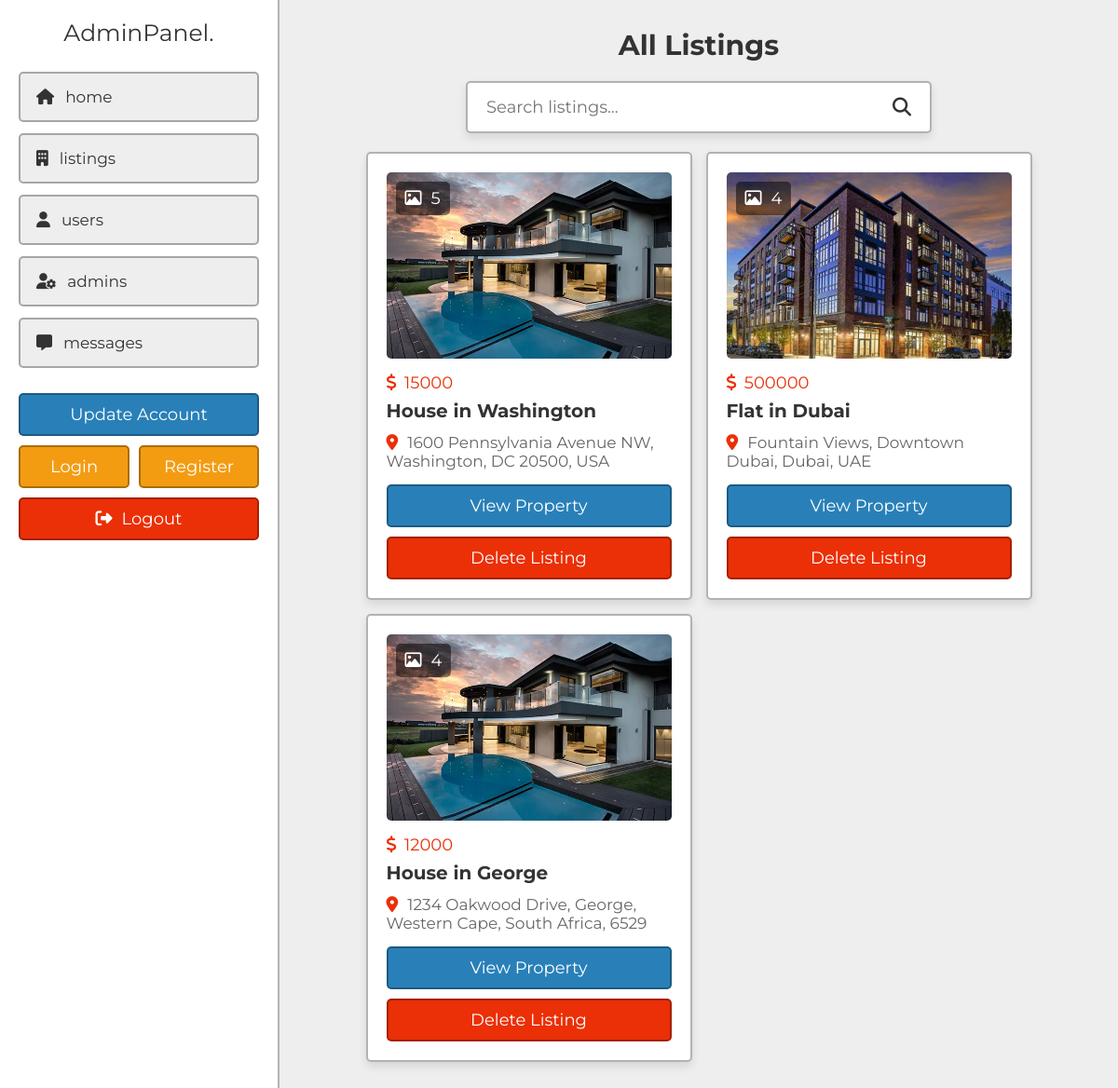
/project/admin/listings.php (signed in), run on the app's committed database.
### tables this page shows
CREATE TABLE `property` (
  `id` varchar(20) NOT NULL,
  `user_id` varchar(20) NOT NULL,
  `property_name` varchar(50) NOT NULL,
  `address` varchar(100) NOT NULL,
  `price` varchar(10) NOT NULL,
  `type` varchar(10) NOT NULL,
  `offer` varchar(10) NOT NULL,
  `status` varchar(50) NOT NULL,
  `furnished` varchar(50) NOT NULL,
  `bhk` varchar(10) NOT NULL,
  `deposit` varchar(10) NOT NULL,
  `bedroom` varchar(10) NOT NULL,
  `bathroom` varchar(10) NOT NULL,
  `balcony` varchar(10) NOT NULL,
  `carpet` varchar(10) NOT NULL,
  `age` varchar(2) NOT NULL,
  `total_floors` varchar(2) NOT NULL,
  `room_floor` varchar(2) NOT NULL,
  `loan` varchar(50) NOT NULL,
  `lift` varchar(3) NOT NULL,
  `security_guard` varchar(3) NOT NULL,
  `play_ground` varchar(3) NOT NULL,
  `garden` varchar(3) NOT NULL,
  `water_supply` varchar(3) NOT NULL,
  `power_backup` varchar(3) NOT NULL,
  `parking_area` varchar(3) NOT NULL,
  `gym` varchar(3) NOT NULL,
  `shopping_mall` varchar(3) NOT NULL,
  `hospital` varchar(3) NOT NULL,
  `school` varchar(3) NOT NULL,
  `market_area` varchar(3) NOT NULL,
  `image_01` varchar(50) NOT NULL,
  `image_02` varchar(50) NOT NULL,
  `image_03` varchar(50) NOT NULL,
  `image_04` varchar(50) NOT NULL,
  `image_05` varchar(50) NOT NULL,
  `description` varchar(1000) NOT NULL,
  `date` datetime NOT NULL DEFAULT CURRENT_TIMESTAMP,
  `latitude` varchar(20) NOT NULL,
  `longitude` varchar(20) NOT NULL
);

### project/admin/listings.php (the view, shortened to what this page needs)
<?php
include '../components/connect.php';
?>
<!DOCTYPE html>
<html lang="en">
<head>
   <link rel="stylesheet" href="https://cdnjs.cloudflare.com/ajax/libs/font-awesome/6.2.0/css/all.min.css">
   <link rel="stylesheet" href="../css/admin_style.css">
</head>
<body>
<?php include '../components/admin_header.php'; ?>
<section class="listings">
   <h1 class="heading">All Listings</h1>
   <form action="" method="POST" class="search-form">
      <input type="text" name="search_box" placeholder="Search listings..." maxlength="100" required>
      <button type="submit" class="fas fa-search" name="search_btn"></button>
   </form>
   <div class="box-container">
   <?php
      if(isset($_POST['search_box']) OR isset($_POST['search_btn'])){
         $search_box = $_POST['search_box'];
         $search_box = filter_var($search_box, FILTER_SANITIZE_STRING);
         $select_listings = $conn->prepare("SELECT * FROM `property` WHERE property_name LIKE '%{$search_box}%' OR address LIKE '%{$search_box}%' ORDER BY date DESC");
         $select_listings->execute();
      }else{
         $select_listings = $conn->prepare("SELECT * FROM `property` ORDER BY date DESC");
         $select_listings->execute();
      }
       if($select_listings->rowCount() > 0){
         while($fetch_listing = $select_listings->fetch(PDO::FETCH_ASSOC)){
         $listing_id = $fetch_listing['id'];
         if(!empty($fetch_listing['image_02'])){
            $image_coutn_02 = 1;
         }else{
            $image_coutn_02 = 0;
         }
         if(!empty($fetch_listing['image_03'])){
            $image_coutn_03 = 1;
         }else{
            $image_coutn_03 = 0;
         }
         if(!empty($fetch_listing['image_04'])){
            $image_coutn_04 = 1;
         }else{
            $image_coutn_04 = 0;
         }
         if(!empty($fetch_listing['image_05'])){
            $image_coutn_05 = 1;
         }else{
            $image_coutn_05 = 0;
         }
         $total_images = (1 + $image_coutn_02 + $image_coutn_03 + $image_coutn_04 + $image_coutn_05);
   ?>
   <div class="box">
      <div class="thumb">
         <p><i class="far fa-image"></i><span><?= $total_images; ?></span></p>
         <img src="../uploaded_files/<?= $fetch_listing['image_01']; ?>" alt="">
      </div>
      <p class="price"><i class="fa-solid fa-dollar-sign"></i><?= $fetch_listing['price']; ?></p>
      <h3 class="name"><?= $fetch_listing['property_name']; ?></h3>
      <p class="location"><i class="fas fa-map-marker-alt"></i><?= $fetch_listing['address']; ?></p>
      <form action="" method="POST">
         <a href="view_property.php?get_id=<?= $listing_id; ?>" class="btn">View Property</a>
         <input type="submit" value="delete listing" onclick="return confirm('Delete this listing?');" name="delete" class="delete-btn">
      </form>
   </div>
   <?php
         }
      }elseif(isset($_POST['search_box']) OR isset($_POST['search_btn'])){
         echo '<p class="empty">No results found!</p>';
      }else{
         echo '<p class="empty">No property posted yet!</p>';
      }
   ?>
   </div>
</section>
</body>
</html>

### project/css/admin_style.css (style rules this page uses)
:root { --main-color:#2980b9; --orange:#f39c12; --red:#eb2f06; --light-color:#666; --light-bg:#eee; --white:#fff; --black:#333; --box-shadow:0 .5rem 1rem rgba(0,0,0,0.1); --border:.2rem solid rgba(0,0,0,.3); }
* { font-family: 'Montserrat', sans-serif; margin: 0; padding: 0; box-sizing: border-box; outline: none; border: none; text-decoration: none; }
html { font-size: 62.5%; overflow-x: hidden; scroll-behavior: smooth; scroll-padding-top: 5rem; }
body { background-color: var(--light-bg); padding-left: 30rem; }
section { padding: 3rem 2rem; max-width: 1200px; margin: 0 auto; }
.heading { margin-bottom: 2rem; text-align: center; text-transform: capitalize; color: var(--black); font-size: 3rem; }
.inline-btn, .inline-option-btn, .inline-delete-btn, .btn, .delete-btn, .option-btn { cursor: pointer; padding: 1rem 2.5rem; font-size: 1.8rem; color: var(--white); text-align: center; text-transform: capitalize; margin-top: 1rem; border-radius: .5rem; border: var(--border); }
.btn, .delete-btn, .option-btn { display: block; width: 100%; }
.btn { background-color: var(--main-color); }
.delete-btn { background-color: var(--red); }
.search-form { max-width: 50rem; margin: 0 auto; border-radius: .5rem; background-color: var(--white); box-shadow: var(--box-shadow); border: var(--border); padding:1.5rem 2rem; display: flex; gap: 2rem; margin-bottom: 2rem; }
.search-form input { width: 100%; font-size: 1.8rem; color: var(--black); }
.search-form button { background:none; cursor: pointer; color: var(--black); font-size: 2rem; }
.listings .box-container { display: grid; grid-template-columns: repeat(auto-fit, 35rem); align-items: flex-start; justify-content: center; gap: 1.5rem; }
.listings .box-container .box { border-radius: .5rem; background-color: var(--white); box-shadow: var(--box-shadow); border: var(--border); padding: 2rem; overflow-x: hidden; }
.listings .box-container .box .thumb { position: relative; height: 20rem; margin-bottom: 1.5rem; }
.listings .box-container .box .thumb p { position: absolute; top: 1rem; left: 1rem; background-color: rgba(0,0,0,.5); color: var(--white); border-radius: .5rem; padding:.7rem 1rem; font-size: 1.8rem; }
.listings .box-container .box .thumb p i { margin-right: 1rem }
.listings .box-container .box .thumb img { height: 100%; width: 100%; object-fit: cover; border-radius: .5rem; }
.listings .box-container .box .price { font-size: 1.8rem; color: var(--red); }
.listings .box-container .box .price i { margin-right: .8rem; }
.listings .box-container .box .name { font-size: 2rem; color: var(--black); padding: .7rem 0; text-overflow: ellipsis; }
.listings .box-container .box .location { color: var(--light-color); font-size: 1.7rem; padding: .5rem 0; text-overflow: ellipsis; }
.listings .box-container .box .location i { margin-right: 1rem; color: var(--red); }

### data on the page
property: total_images "5", image_01 (picture), price "15000", property_name "House in Washington", address "1600 Pennsylvania Avenue NW, Washington, DC 20500, USA"
property: total_images "4", image_01 (picture), price "500000", property_name "Flat in Dubai", address "Fountain Views, Downtown Dubai, Dubai, UAE"
property: total_images "4", image_01 (picture), price "12000", property_name "House in George", address "1234 Oakwood Drive, George, Western Cape, South Africa, 6529"
